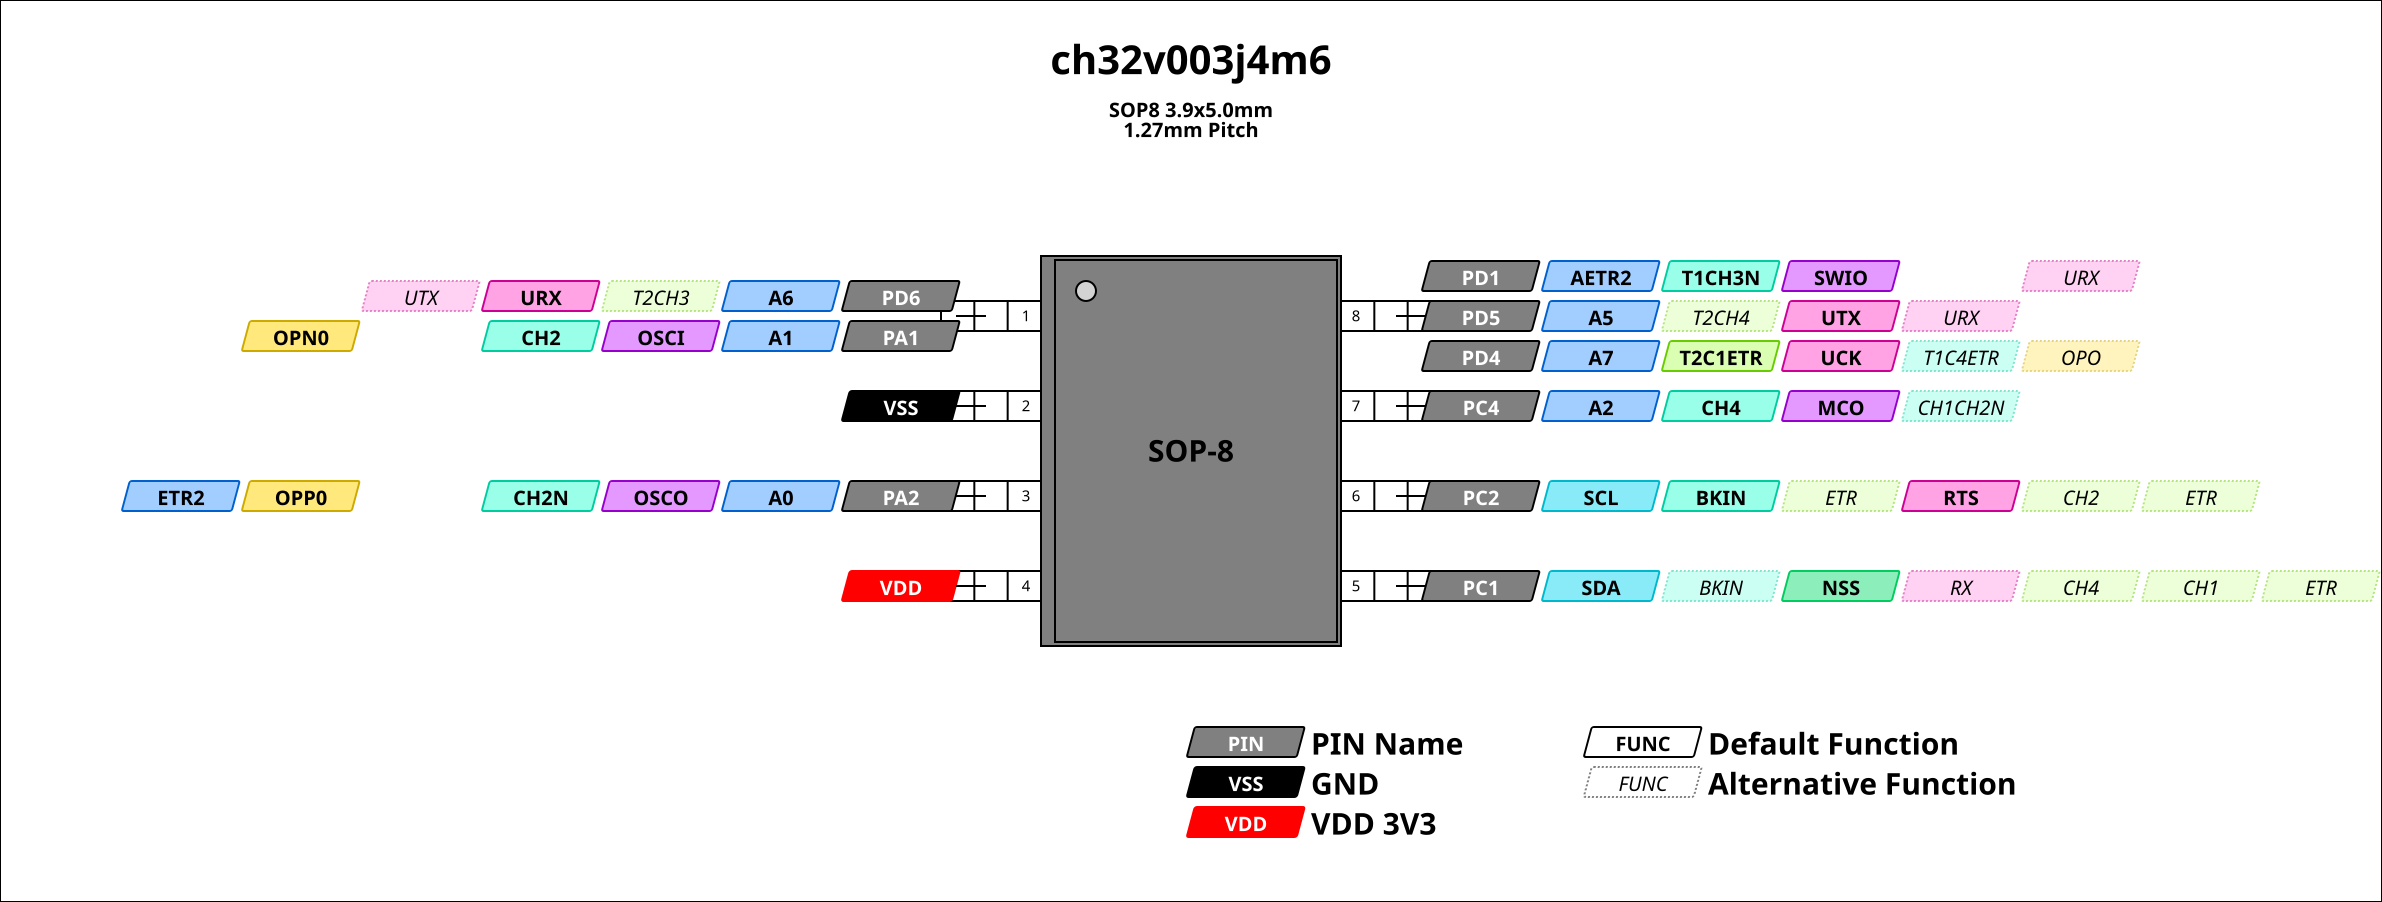

The script that saved this image:
import pinout as gen

from ch32v003 import pins, types 

pin_mapping = [ ["PD6","PA1"], "VSS", "PA2", "VDD",
                "PC1", "PC2", "PC4", ["PD1","PD5","PD4"] ]
                  
pinout = gen.Package("ch32v003j4m6", "SOP")
pinout.set_footprint(8, 40, 100, 30, 60)
pinout.set_label(110, 10, 30)
pinout.add_types(types)
pinout.add_pins(pins)
pinout.set_label_af_height( 40, 50, 1 );
pinout.package_width = 400
pinout.pin_no_offset = 35
pinout.subtitle = "SOP8 3.9x5.0mm\n1.27mm Pitch"
pinout.footprint_text = "SOP-8"
pinout.pin_push_out_extra = 105
pinout.add_mapping(pin_mapping)
pinout.is_diag = True

pinout.save()